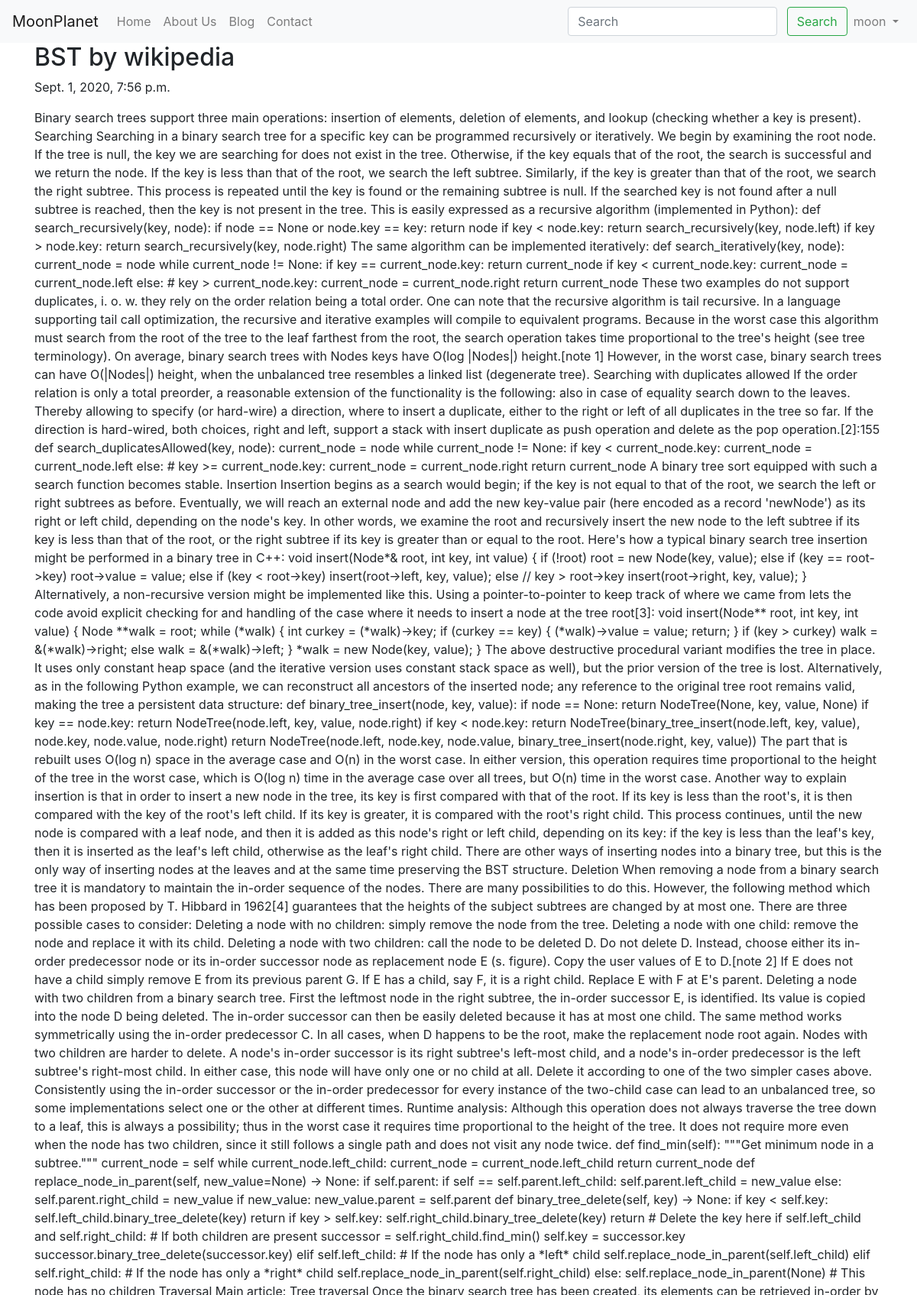
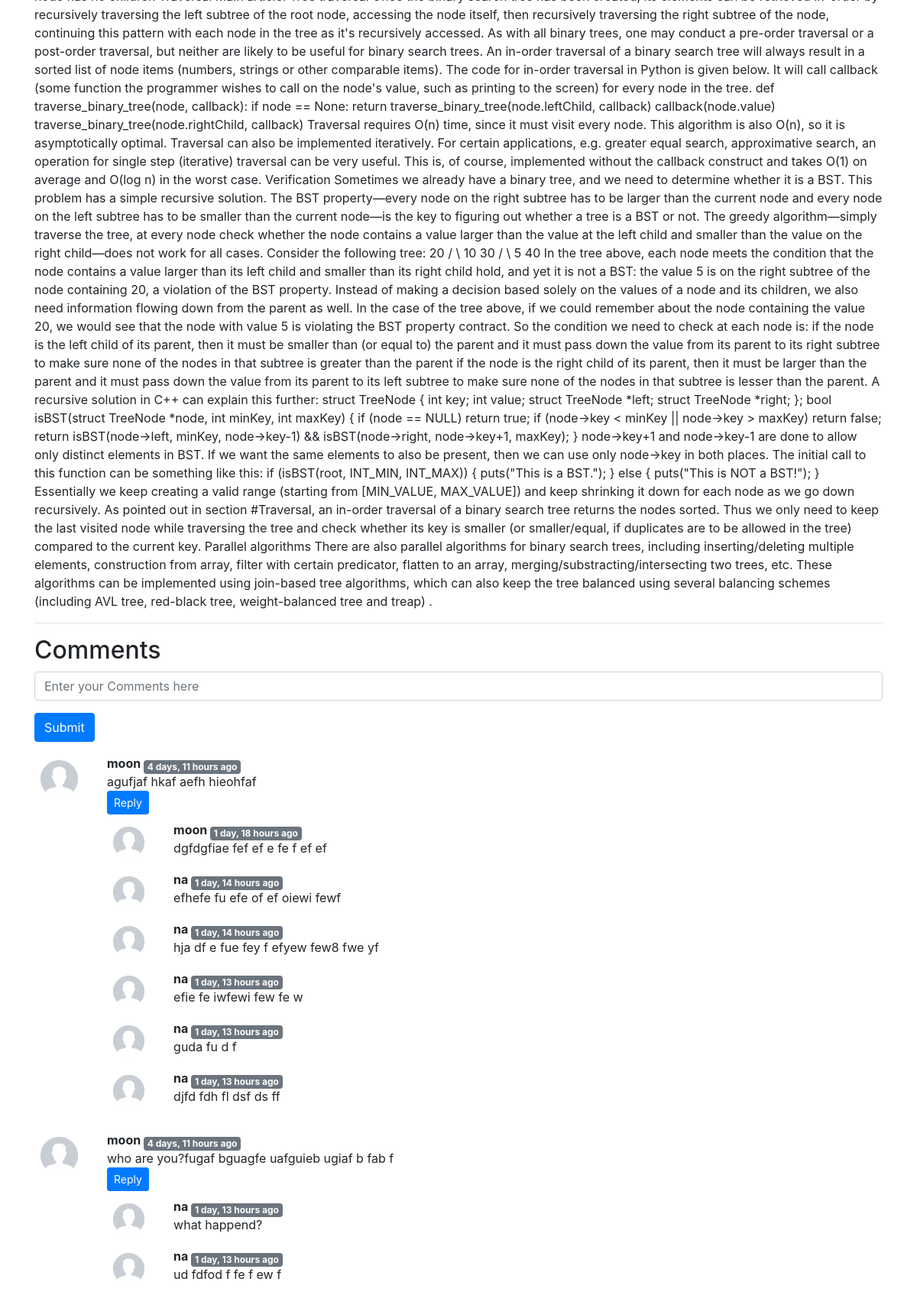
/blog/BST-wikipedia (signed in, upper part), run on the app's committed database (2 pictures, top to bottom).
### blog/models.py (models this page shows, shortened)
class Post(models.Model):
	sno=models.AutoField(primary_key=True)
	title=models.CharField(max_length=250,blank=False)
	content=models.TextField()
	author= models.CharField(max_length=50, blank=False)
	slug = models.CharField(max_length=250,blank=False)
	timeStamp=models.DateTimeField(auto_now=False, auto_now_add=True,blank=False)

class BlogComment(models.Model):
	sno = models.AutoField(primary_key=True)
	comment = models.TextField()
	user = models.ForeignKey(User , on_delete= models.CASCADE)
	post = models.ForeignKey(Post , on_delete= models.CASCADE)
	parent = models.ForeignKey('self' , on_delete= models.CASCADE , null=True)
	timestamp = models.DateTimeField(default = now)

### blog/views.py (the view)
# urls.py: path('<str:slug>',views.blogPost,name='blogPost'),
def blogPost(request, slug):
	post=Post.objects.filter(slug=slug).first()
	comments=BlogComment.objects.filter(post=post,parent=None)
	replies=BlogComment.objects.filter(post=post).exclude(parent=None)
	repdic={}
	for reply in replies:
		if reply.parent.sno not in repdic.keys():
			repdic[reply.parent.sno] = [reply]
		else:
			repdic[reply.parent.sno].append(reply)
	print(len(repdic))
	context={'mypost':post,'comments':comments,'user':request.user, 'replyDict':repdic}
	return render(request,'blog/blogPost.html',context)

### blog/templatetags/task.py (called while the page is built)
@register.filter(name="get_val")
def get_val(dict,key):
	return dict.get(key)

### templates/blog/blogPost.html (shortened to what this page needs)
{%extends 'base.html'%}
{%block body%}
{% load humanize %}
{% load task %}
<div class="container">
	<h2 class="blog-post-title">{{mypost.title}} by {{mypost.author}}</h2>
	<p class="blog-post-meta">{{mypost.timeStamp}}</p>
	<p>{{mypost.content|safe}}</p>
	<hr>
</div>
<div class="container">
	<h2>Comments</h2>
	{%if user.is_authenticated%}
	<form action="/blog/postComment" method="post">
	<div class="form-group">
	<input type="text" class="form-control" name="comment" placeholder="Enter your Comments here">
	</div>
	<button type="submit" class="btn btn-primary">Submit</button>
	</form>
	{%else%}
	<h3>Please Login inorder to comment here</h3>
	{%endif%}
	{% for cmnt in comments %}
	<div class="row my-3">
		<div class="col-md-1">
			<img class="rounded mx-auto d-block w-100 p-2" src="/static/img/avatar.jpg" alt="user">
		</div>
		<div class="col-md-11"><b>{{cmnt.user.username}} </b> <sub class="badge badge-secondary"> {{cmnt.timestamp | naturaltime}}</sub>
			<div>{{cmnt.comment}}</div>
			<div class="reply mx-0">
				<button class="btn btn-sm btn-primary" type="button" data-toggle="collapse" data-target="#replyBox{{cmnt.sno}}"  aria-expanded="false" aria-controls="replyBox{{cmnt.sno}}">Reply</button>
				<div class="replies my-2">
					{% for reply in replyDict|get_val:cmnt.sno %}
					<div class="row my-2">
						<div class="col-md-1">
							<img class="rounded mx-auto d-block w-100 p-2" src="/static/img/avatar.jpg" alt="user">
						</div>
						<div class="col-md-11"><b>{{reply.user.username}} </b> <sub class="badge badge-secondary"> {{reply.timestamp | naturaltime}}</sub>
							<div>{{reply.comment}}</div>
						</div>
						<br>
					</div>
					{% endfor %}
				</div>
			</div>
		</div>
	</div>
	{% endfor %}
</div>
{%endblock%}

### templates/base.html (shortened to what this page needs)
<!doctype html>
<html lang="en">
  <head>
    <link rel="stylesheet" href="https://stackpath.bootstrapcdn.com/bootstrap/4.5.2/css/bootstrap.min.css">
  </head>
  <body>
    <nav class="navbar navbar-expand-lg navbar-light bg-light">
  <a class="navbar-brand" href="/">MoonPlanet</a>
  <div class="collapse navbar-collapse" id="navbarSupportedContent">
    <ul class="navbar-nav mr-auto">
      <li class="nav-item {%block homeactive%}{%endblock homeactive%}">
        <a class="nav-link" href="/">Home <span class="sr-only">(current)</span></a>
      </li>
      <li class="nav-item {%block aboutactive%}{%endblock aboutactive%}">
        <a class="nav-link" href="/about">About Us</a>
      </li>
	<li class="nav-item {%block blogactive%}{%endblock blogactive%}">
        <a class="nav-link" href="/blog">Blog</a>
      </li>
      <li class="nav-item {%block contactactive%}{%endblock contactactive%}">
        <a class="nav-link" href="/contact">Contact</a>
      </li>
    </ul>
<div class="ml-auto form-inline">
    <form method="get" action="/search" class="my-2 my-lg-0">
      <input class="form-control mr-sm-2" type="search" placeholder="Search" aria-label="Search" name="query" id="querys">
      <button class="btn btn-outline-success my-2 my-sm-0" type="submit">Search</button>
    </form>
{% if user.is_authenticated %}
<ul class="navbar-nav">
<li class="nav-item dropdown">
        <a class="nav-link dropdown-toggle" href="#" id="navbarDropdown" role="button" data-toggle="dropdown" aria-haspopup="true" aria-expanded="false">
          {{request.user}}
        </a>
      </li>
</ul>
{% endif %}
  </div>
</div>
</nav>
{% block body %} {% endblock %}
  </body>
</html>

### data on the page
Post: title "BST", author "wikipedia", timeStamp "Sept. 1, 2020, 7:56 p.m.", content "Binary search trees support three main operations: insertion of elements, deletion of elements, and lookup (checking whether a key is present). Searching Searching in a binary search tree for a specific key can be programmed recursively or iteratively. We begin by examining the root node. If the tree is null, the key we are searching for does not exist in the tree. Otherwise, if the key equals that of the root, the search is successful and we return the node. If the key is less than that of the root, we search the left subtree. Similarly, if the key is greater than that of the root, we search the right subtree. This process is repeated until the key is found or the remaining subtree is…"
BlogComment: user.username "moon", timestamp "4 days, 11 hours ago", comment "agufjaf hkaf aefh hieohfaf"
BlogComment: user.username "moon", timestamp "1 day, 18 hours ago", comment "dgfdgfiae fef ef e fe f ef ef"
BlogComment: user.username "na", timestamp "1 day, 14 hours ago", comment "efhefe fu efe of ef oiewi fewf"
BlogComment: user.username "na", timestamp "1 day, 14 hours ago", comment "hja df e fue fey f efyew few8 fwe yf"
BlogComment: user.username "na", timestamp "1 day, 13 hours ago", comment "efie fe iwfewi few fe w"
BlogComment: user.username "na", timestamp "1 day, 13 hours ago", comment "guda fu d f"
BlogComment: user.username "na", timestamp "1 day, 13 hours ago", comment "djfd fdh fl dsf ds ff"
BlogComment: user.username "moon", timestamp "4 days, 11 hours ago", comment "who are you?fugaf bguagfe uafguieb ugiaf b fab f"
BlogComment: user.username "na", timestamp "1 day, 13 hours ago", comment "what happend?"
BlogComment: user.username "na", timestamp "1 day, 13 hours ago", comment "ud fdfod f fe f ew f"

### other printed values
{{ request.user }} "moon"
